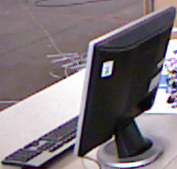
//> input picture data/104laptop.png, 177 x 169 px
$ ./edgeDetection ../data/104laptop.png   (built with g++ and OpenCV 4)
//> lines starting //> are read from the running program, lines starting //| are printed output that depends on the picture
#include "opencv2/imgproc.hpp"
#include "opencv2/imgcodecs.hpp"
#include "opencv2/highgui.hpp"
using namespace cv;
Mat src, src_gray;
Mat dst, detected_edges;
int edgeThresh = 1;
int lowThreshold;
int const max_lowThreshold = 100;
int ratio = 3;
int kernel_size = 3;
const char *window_name = "Edge Map";
static void CannyThreshold(int, void *)
{
    blur(src_gray, detected_edges, Size(3, 3));
    Canny(detected_edges, detected_edges, lowThreshold, lowThreshold * ratio, kernel_size);
    dst = Scalar::all(0);
    src.copyTo(dst, detected_edges);
    imshow(window_name, dst);
}
int main(int, char **argv)
{
    src = imread(argv[1], IMREAD_COLOR); // Load an image
//> src is the input picture: 169 rows x 177 cols, CV_8UC3; mean B, G, R 121.6, 115.8, 124.8
    if (src.empty())
    {
        return -1;
    }
    dst.create(src.size(), src.type());
    cvtColor(src, src_gray, COLOR_BGR2GRAY);
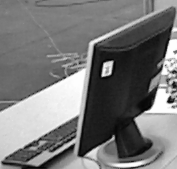
//> src_gray: 169 rows x 177 cols, CV_8UC1; min 2, max 254, mean 119.1
    namedWindow(window_name, WINDOW_AUTOSIZE);
    createTrackbar("Min Threshold:", window_name, &lowThreshold, max_lowThreshold, CannyThreshold);
    CannyThreshold(0, 0);
//> in CannyThreshold, `blur(src_gray, detected_edges, Size(3, 3));`:
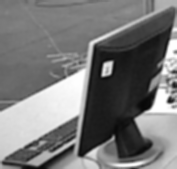
//> detected_edges: 169 rows x 177 cols, CV_8UC1; min 7, max 254, mean 119.1
//> in CannyThreshold, `Canny(detected_edges, detected_edges, lowThreshold, lowThreshold * rat..`:
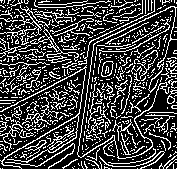
//> detected_edges: 169 rows x 177 cols, CV_8UC1; 26.3% white in thin lines or dots
//> in CannyThreshold, `src.copyTo(dst, detected_edges);`:
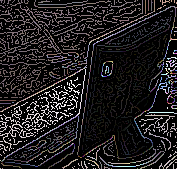
//> dst: 169 rows x 177 cols, CV_8UC3; mean B, G, R 31.9, 30.3, 32.6
    waitKey(0);
    return 0;
}

$ run again, on data/2laptop.png
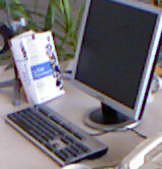
//> input picture data/2laptop.png, 162 x 169 px
//> src is the input picture: 169 rows x 162 cols, CV_8UC3; mean B, G, R 117.2, 111.8, 115.1
//> in CannyThreshold, `Canny(detected_edges, detected_edges, lowThreshold, lowThreshold * rat..`:
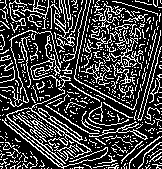
//> detected_edges: 169 rows x 162 cols, CV_8UC1; 25.7% white in thin lines or dots
//> in CannyThreshold, `src.copyTo(dst, detected_edges);`:
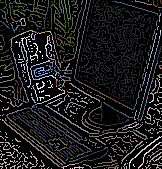
//> dst: 169 rows x 162 cols, CV_8UC3; mean B, G, R 28.4, 27.2, 27.9

$ run again, on data/1laptop-color.png
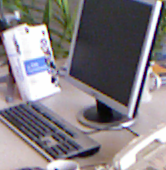
//> input picture data/1laptop-color.png, 166 x 170 px
//> src is the input picture: 170 rows x 166 cols, CV_8UC3; mean B, G, R 130.2, 125.7, 131.3
//> in CannyThreshold, `Canny(detected_edges, detected_edges, lowThreshold, lowThreshold * rat..`:
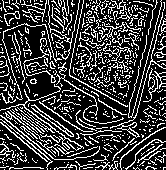
//> detected_edges: 170 rows x 166 cols, CV_8UC1; 25% white in thin lines or dots
//> in CannyThreshold, `src.copyTo(dst, detected_edges);`:
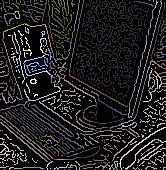
//> dst: 170 rows x 166 cols, CV_8UC3; mean B, G, R 30.3, 29.3, 30.6
